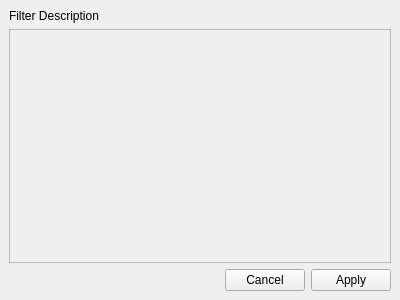
<?xml version="1.0" encoding="UTF-8"?>
<ui version="4.0">
 <class>hlmp::FilterDockWidget</class>
 <widget class="QDockWidget" name="hlmp::FilterDockWidget">
  <property name="geometry">
   <rect>
    <x>0</x>
    <y>0</y>
    <width>400</width>
    <height>300</height>
   </rect>
  </property>
  <property name="floating">
   <bool>true</bool>
  </property>
  <property name="windowTitle">
   <string>DockWidget</string>
  </property>
  <widget class="QWidget" name="dockWidgetContents">
   <layout class="QVBoxLayout" name="verticalLayout">
    <item>
     <widget class="QLabel" name="filterDescriptionLabel">
      <property name="sizePolicy">
       <sizepolicy hsizetype="Preferred" vsizetype="Fixed">
        <horstretch>0</horstretch>
        <verstretch>0</verstretch>
       </sizepolicy>
      </property>
      <property name="text">
       <string>Filter Description</string>
      </property>
     </widget>
    </item>
    <item>
     <widget class="vcl::qt::ParameterFrame" name="parameterFrame">
      <property name="frameShape">
       <enum>QFrame::Shape::StyledPanel</enum>
      </property>
      <property name="frameShadow">
       <enum>QFrame::Shadow::Raised</enum>
      </property>
     </widget>
    </item>
    <item>
     <widget class="QDialogButtonBox" name="buttonBox">
      <property name="orientation">
       <enum>Qt::Orientation::Horizontal</enum>
      </property>
      <property name="standardButtons">
       <set>QDialogButtonBox::StandardButton::Apply|QDialogButtonBox::StandardButton::Cancel</set>
      </property>
      <property name="centerButtons">
       <bool>false</bool>
      </property>
     </widget>
    </item>
   </layout>
  </widget>
 </widget>
 <customwidgets>
  <customwidget>
   <class>vcl::qt::ParameterFrame</class>
   <extends>QFrame</extends>
   <header>gui/parameter_frame.h</header>
   <container>1</container>
  </customwidget>
 </customwidgets>
 <resources/>
 <connections/>
</ui>
